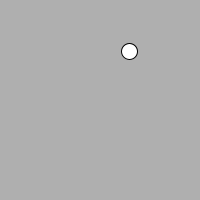
Frame 1 (no input)
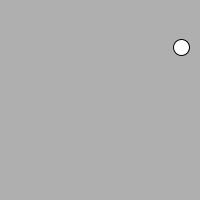
Frame 60 (the mouse pressed at the canvas centre just before this capture)
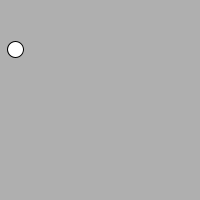
Frame 120 (the mouse held since frame 60 and released just before this capture)

The Processing sketch that drew these frames (run headless with seeded random() and noise(); from frame 60 on, the mouse is pressed at the canvas centre):

// Processing sketch: e02_dragonfly_accelerated
// ── e02_dragonfly_accelerated.pde
// controls movement
float DRAGONFLY_ACCELERATE_FORCE = 0.4;
float DRAGONFLY_BRAKE_FORCE = 0.4;
float DRAGONFLY_MAX_SPEED = 4;

// controls state changes
float DRAGONFLY_ACCELERATE_CHANCE = 0.04;
float DRAGONFLY_BRAKE_CHANCE = 0.03;
float DRAGONFLY_STOP_SPEED = DRAGONFLY_BRAKE_FORCE * 1.1;


Dragonfly df;
enum DragonflyState { STOPPED, ACCELERATING, BRAKING }

void setup() {
  size(200,200);
  df = new Dragonfly();
}

void draw() {
  background(175);
  df.update();
  df.display();
}

class Dragonfly {
  
  PVector location;
  PVector velocity;
  PVector acceleration;
  DragonflyState state;
  
  Dragonfly() {
    location = randomPoint();
    velocity = nullVector();
    acceleration = nullVector();
    state = DragonflyState.STOPPED;
  }
  
  void update() {
    switch (state) {
      case ACCELERATING:
        _accelerate();
        _maybeBrake();
        break;
      case BRAKING:
        _brake();
        _maybeStop();
        break;
      case STOPPED:
        _maybeAccelerate();
        break;
    }
    _checkEdges();
  }
  
  void _accelerate() {
    velocity.add(acceleration);
    velocity.limit(DRAGONFLY_MAX_SPEED);
    location.add(velocity);
  }
  
  void _maybeBrake() {
    if (random(1) < DRAGONFLY_BRAKE_CHANCE) {
      acceleration.rotate(PI);
      acceleration.setMag(DRAGONFLY_BRAKE_FORCE);
      state = DragonflyState.BRAKING;
    }
  }
  
  void _brake() {
    velocity.add(acceleration); // let`s hope that the accleration is opposite to the velocity =D
    location.add(velocity);
  }
  
  void _maybeStop() {
    // stop if speed is too low
    if (velocity.mag() < DRAGONFLY_STOP_SPEED) {
      acceleration = nullVector();
      state = DragonflyState.STOPPED;
    }
  }
  
  void _maybeAccelerate() {
    if (random(1) < DRAGONFLY_ACCELERATE_CHANCE) {
      acceleration = PVector.random2D();
      acceleration.mult(DRAGONFLY_ACCELERATE_FORCE);
      state = DragonflyState.ACCELERATING;
    }
  }
  
  void display() {
    ellipse(location.x,location.y,16,16);
  }
  
  void _checkEdges() {
    // horizontal
    if (location.x < 0) location.x = width;
    if (location.x > width) location.x = 0;
    
    // vertical
    if (location.y < 0) location.y = height;
    if (location.y > height) location.y = 0;
  }
}

PVector randomPoint() {
  return new PVector(random(0,width),random(0,height));
}

PVector nullVector() {
  return new PVector(0,0);
}
